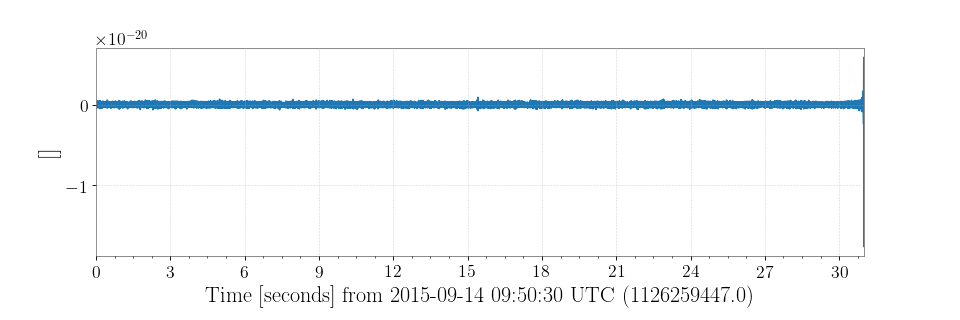

Write Python code to recreate this figure.
from gwpy.timeseries import TimeSeries
raw = TimeSeries.fetch_open_data('L1', 1126259446, 1126259478)
data = raw.bandpass(50, 300).notch(60).crop(1126259446+1)
plot = data.plot(xscale='auto-gps')
plot.show()
